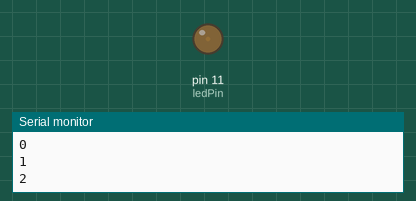
The sketch below on a simulated Arduino Uno, built with avr-gcc and run on an emulated ATmega328P. On the bench: output pins drawn as LEDs (lit = HIGH), the last lines printed to the serial monitor.

Above: at 0.05 s.
At 2.35 s:
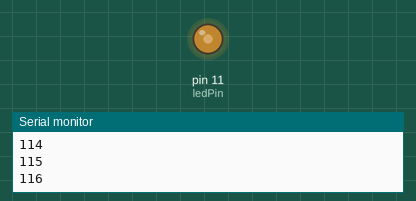
At 4.65 s:
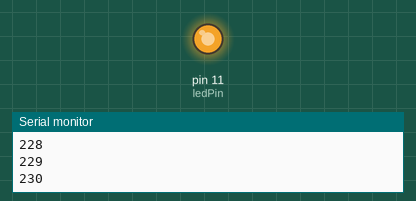
At 9.25 s:
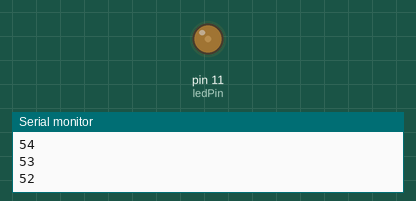
Timing chart, 0 to 13.4 s (numbered marks = the images above):
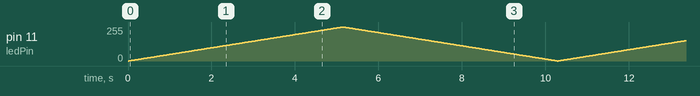

The sketch:

Bright_Dim_LED.ino
```cpp
int ledPin = 11, anlgVal, bdly = 250, dly = 1;

void setup() {
  // put your setup code here, to run once:
  pinMode(ledPin, OUTPUT);
  Serial.begin(9600);
}

void loop() {

  for (anlgVal = 0; anlgVal < 255; anlgVal++) {
    analogWrite(ledPin, anlgVal);
    Serial.println(anlgVal);
    delay(20);
  }
  for (anlgVal = 255; anlgVal > 0; anlgVal--) {
    analogWrite(ledPin, anlgVal);
    Serial.println(anlgVal);
    delay(20);
  }
}
```
